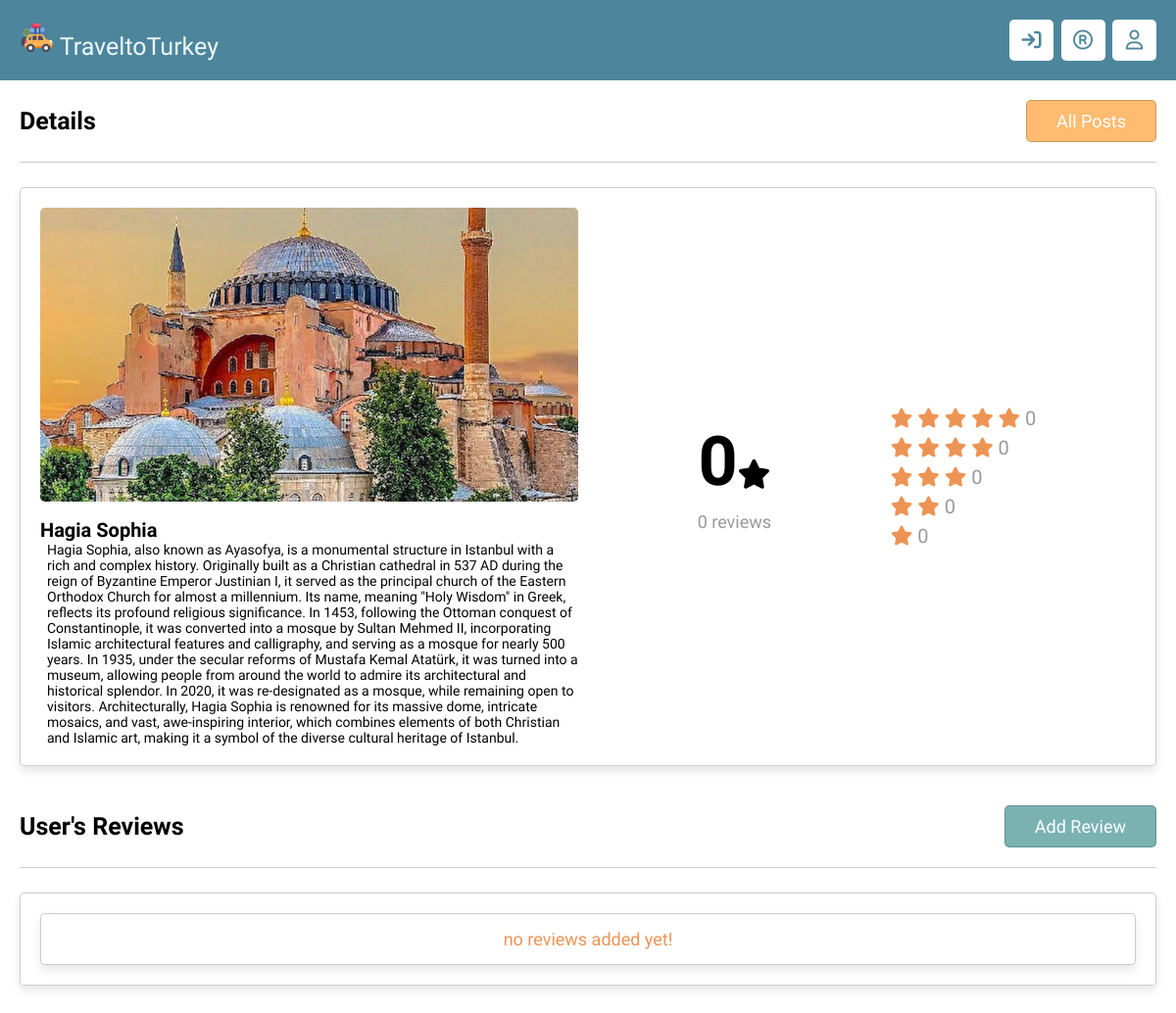
Screenshot of /mini_projects/view_post.php?get_id=2&table=marmara (signed in) with the database file from the repository.
### tables this page shows
CREATE TABLE `marmara` (
  `id` varchar(20) NOT NULL PRIMARY KEY,
  `title` varchar(50) NOT NULL,
  `image` varchar(30) NOT NULL,
  `content` TEXT
);

### mini_projects/view_post.php (the view, shortened to what this page needs)
<?php
include 'components/connect.php';
if(isset($_GET['table']) && ($_GET['table'] == 'marmara' || $_GET['table'] == 'guneydogu' || $_GET['table'] == 'karadeniz'
|| $_GET['table'] == 'icanadolu' || $_GET['table'] == 'doguanadolu' || $_GET['table'] == 'ege' || $_GET['table'] == 'akdeniz')){
   $table = $_GET['table'];
}else{
   $table = 'marmara';
}
if(isset($_GET['get_id'])){
   $get_id = $_GET['get_id'];
}else{
   $get_id = '';
   header('location:main.php');
}
$reviews_tables='review_'.$table;
?>
<!DOCTYPE html>
<html lang="en">
<head>
   <link rel="stylesheet" href="css/style.css">
</head>
<body>
<?php include 'components/header.php'; ?>
<section class="view-post">
   <div class="heading"><h1>details</h1> <a href="all_posts.php?table=<?=$table?>" class="inline-option-btn" style="margin-top: 0;">all posts</a></div>
   <?php
      $select_post = $conn->prepare("SELECT * FROM `$table` WHERE id = ? LIMIT 1");
      $select_post->execute([$get_id]);
      if($select_post->rowCount() > 0){
         while($fetch_post = $select_post->fetch(PDO::FETCH_ASSOC)){
        $total_ratings = 0;
        $rating_1 = 0;
        $rating_2 = 0;
        $rating_3 = 0;
        $rating_4 = 0;
        $rating_5 = 0;
        $select_ratings = $conn->prepare("SELECT * FROM `$reviews_tables` WHERE post_id = ?");
        $select_ratings->execute([$fetch_post['id']]);
        $total_reivews = $select_ratings->rowCount();
        if($total_reivews != 0){
            $average = round($total_ratings / $total_reivews, 1);
        }else{
            $average = 0;
        }
   ?>
   <div class="row">
      <div class="col">
         <img src="uploaded_files/<?= $fetch_post['image']; ?>" alt="" class="image">
         <h3 class="title"><?= $fetch_post['title']; ?></h3>
         <p class="content"><?php echo $fetch_post['content'];?></p>
      </div>
      <div class="col">
         <div class="flex">
            <div class="total-reviews">
               <h3><?= $average; ?><i class="fas fa-star"></i></h3>
               <p><?= $total_reivews; ?> reviews</p>
            </div>
            <div class="total-ratings">
               <p>
                  <i class="fas fa-star"></i>
                  <i class="fas fa-star"></i>
                  <i class="fas fa-star"></i>
                  <i class="fas fa-star"></i>
                  <i class="fas fa-star"></i>
                  <span><?= $rating_5; ?></span>
               </p>
               <p>
                  <i class="fas fa-star"></i>
                  <i class="fas fa-star"></i>
                  <i class="fas fa-star"></i>
                  <i class="fas fa-star"></i>
                  <span><?= $rating_4; ?></span>
               </p>
               <p>
                  <i class="fas fa-star"></i>
                  <i class="fas fa-star"></i>
                  <i class="fas fa-star"></i>
                  <span><?= $rating_3; ?></span>
               </p>
               <p>
                  <i class="fas fa-star"></i>
                  <i class="fas fa-star"></i>
                  <span><?= $rating_2; ?></span>
               </p>
               <p>
                  <i class="fas fa-star"></i>
                  <span><?= $rating_1; ?></span>
               </p>
            </div>
         </div>
      </div>
   </div>
   <?php
         }
      }else{
         echo '<p class="empty">post is missing!</p>';
      }
   ?>
</section>
<section class="reviews-container">
   <div class="heading"><h1>user's reviews</h1> <a href="add_review.php?get_id=<?= $get_id; ?>&table=<?=$table?>" class="inline-btn" style="margin-top: 0;">add review</a></div>
   <div class="box-container">
   <?php
      $select_reviews = $conn->prepare("SELECT * FROM `$reviews_tables` WHERE post_id = ?");
      $select_reviews->execute([$get_id]);
      if($select_reviews->rowCount() > 0){
         while($fetch_review = $select_reviews->fetch(PDO::FETCH_ASSOC)){
   ?>
   <div class="box" <?php if($fetch_review['user_id'] == $user_id){echo 'style="order: -1;"';}; ?>>
      <?php
         $select_user = $conn->prepare("SELECT * FROM `users` WHERE id = ?");
         $select_user->execute([$fetch_review['user_id']]);
         while($fetch_user = $select_user->fetch(PDO::FETCH_ASSOC)){
      ?>
      <div class="user">
         <?php if($fetch_user['image'] != ''){ ?>
            <img src="uploaded_files/<?= $fetch_user['image']; ?>" alt="">
         <?php }else{ ?>
            <h3><?= substr($fetch_user['name'], 0, 1); ?></h3>
         <?php }; ?>
         <div>
            <p><?= $fetch_user['name']; ?></p>
            <span><?= $fetch_review['date']; ?></span>
         </div>
      </div>
      <?php }; ?>
      <div class="ratings">
         <?php if($fetch_review['rating'] == 1){ ?>
            <p style="background:var(--red);"><i class="fas fa-star"></i> <span><?= $fetch_review['rating']; ?></span></p>
         <?php }; ?>
         <?php if($fetch_review['rating'] == 2){ ?>
            <p style="background:var(--dark-orange);"><i class="fas fa-star"></i> <span><?= $fetch_review['rating']; ?></span></p>
         <?php }; ?>
         <?php if($fetch_review['rating'] == 3){ ?>
            <p style="background:var(--dark-orange);"><i class="fas fa-star"></i> <span><?= $fetch_review['rating']; ?></span></p>
         <?php }; ?>
         <?php if($fetch_review['rating'] == 4){ ?>
            <p style="background:var(--dark-turkuaz);"><i class="fas fa-star"></i> <span><?= $fetch_review['rating']; ?></span></p>
         <?php }; ?>
         <?php if($fetch_review['rating'] == 5){ ?>
            <p style="background:var(--dark-turkuaz);"><i class="fas fa-star"></i> <span><?= $fetch_review['rating']; ?></span></p>
         <?php }; ?>
      </div>
      <h3 class="title"><?= $fetch_review['title']; ?></h3>
      <?php if($fetch_review['description'] != ''){ ?>
         <p class="description"><?= $fetch_review['description']; ?></p>
      <?php }; ?>
      <?php if($fetch_review['user_id'] == $user_id){ ?>
         <form action="" method="post" class="flex-btn">
            <input type="hidden" name="delete_id" value="<?= $fetch_review['id']; ?>">
            <a href="update_review.php?get_id=<?= $fetch_review['id']; ?>&table=<?=$table?>" class="inline-option-btn">edit review</a>
            <input type="submit" value="delete review" class="inline-delete-btn" name="delete_review" onclick="return confirm('delete this review?');">
         </form>
      <?php }; ?>
   </div>
   <?php
         }
      }else{
         echo '<p class="empty">no reviews added yet!</p>';
      }
   ?>
   </div>
</section>
</body>
</html>

### mini_projects/css/style.css (style rules this page uses)
:root { --light-yellow: #fffbda; --dark-yellow: #ffec9e; --light-orange: #ffbb70; --dark-orange: #ed9455; --light-blue: #eef7ff; --light-turkuaz: #cde8e5; --dark-turkuaz: #7ab2b2; --dark-blue: #4d869c; --white: #fff; --border: 0.1rem solid rgba(0, 0, 0, 0.2); --box-shadow: 0 0.5rem 1rem rgba(0, 0, 0, 0.1); --black: #000000; --red: #eb4d4b; --light-color: #999; --light-bg: #eee; }
* { font-family: "Comfortaa", cursive; margin: 0; padding: 0; box-sizing: border-box; outline: none; border: none; text-decoration: none; scrollbar-width: thin; }
html { font-size: 62.5%; overflow-x: hidden; }
body { background-color: var(--white); padding-bottom: 8rem; }
section { max-width: 1200px; margin: 0 auto; padding: 2rem; }
.heading { display: flex; align-items: center; justify-content: space-between; padding-bottom: 2rem; margin-bottom: 2.5rem; gap: 1.5rem; flex-wrap: wrap; border-bottom: var(--border); }
.heading h1 { font-size: 2.5rem; color: var(--black); text-transform: capitalize; }
.empty { background-color: var(--white); border-radius: 0.5rem; border: var(--border); padding: 1.5rem; font-size: 1.8rem; color: var(--dark-orange); text-align: center; width: 100%; box-shadow: var(--box-shadow); }
.inline-btn, .inline-delete-btn, .inline-option-btn { display: inline-block; }
.btn, .delete-btn, .option-btn, .inline-btn, .inline-delete-btn, .inline-option-btn { margin-top: 1rem; text-align: center; padding: 1rem 3rem; font-size: 1.8rem; border-radius: 0.5rem; border: var(--border); color: var(--white); cursor: pointer; text-transform: capitalize; }
.btn, .inline-btn { background-color: var(--dark-turkuaz); }
.option-btn, .inline-option-btn { background-color: var(--light-orange); }
.view-post .row { display: flex; align-items: center; flex-wrap: wrap; gap: 2rem; box-shadow: var(--box-shadow); border: var(--border); background-color: var(--white); padding: 2rem; border-radius: 0.5rem; }
.view-post .row .col { flex: 1 1 40rem; }
.view-post .row .col .image { width: 100%; height: 30rem; border-radius: 0.5rem; object-fit: cover; margin-bottom: 1.5rem; }
.view-post .row .col .title { font-size: 2rem; color: var(--black); }
.view-post .row .col .content { font-size: 1.4rem; padding-left: 7px; }
.view-post .row .col .flex { display: flex; flex-wrap: wrap; gap: 2rem; align-items: center; justify-content: space-evenly; }
.view-post .row .col .flex .total-reviews { text-align: center; }
.view-post .row .col .flex .total-reviews h3 { font-size: 7rem; color: var(--black); }
.view-post .row .col .flex .total-reviews i { font-size: 3rem; }
.view-post .row .col .flex .total-reviews p { font-size: 1.8rem; color: var(--light-color); padding-top: 1rem; }
.view-post .row .col .flex .total-ratings { font-size: 2rem; }
.view-post .row .col .flex .total-ratings p { padding: 0.3rem 0; }
.view-post .row .col .flex .total-ratings p i { color: var(--dark-orange); }
.view-post .row .col .flex .total-ratings p span { color: var(--light-color); }
.reviews-container .box-container { display: grid; row-gap: 3rem; background-color: var(--white); box-shadow: var(--box-shadow); border: var(--border); border-radius: 0.5rem; padding: 2rem; }

### rows the page displays
marmara: image (picture), title "Hagia Sophia", content "Hagia Sophia, also known as Ayasofya, is a monumental structure in Istanbul with a rich and complex history. Originally built as a Christian cathedral in 537 AD during the reign of Byzantine Emperor Justinian I, it served as the principal church of the Eastern Orthodox Church for almost a millennium. Its name, meaning \"Holy Wisdom\" in Greek, reflects its profound religious significance. In 1453, following the Ottoman conquest of Constantinople, it was converted into a mosque by Sultan Mehmed II, incorporating Islamic architectural features and calligraphy, and serving as a mosque for nearly 500 years. In 1935, under the secular reforms of Mustafa Kemal Atatürk, it was turned into a museum,…", average "0", total_reivews "0", rating_5 "0", rating_4 "0", rating_3 "0", rating_2 "0", rating_1 "0"
